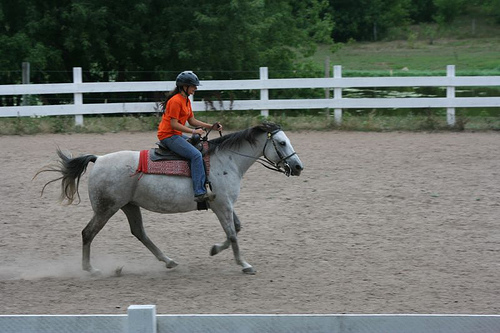
#> input picture test.jpg, 500 x 333 px, given in place of img_00c55347b9ce.jpg, which was not available
$ python visualize.py
#> lines starting #> are read from the running program, lines starting #| are printed output that depends on the picture
### ObjectDetectionFromScratch/utils/dataset.py
"""Đọc ảnh và nhãn, biến đổi đồng thời ảnh và hộp bao."""

import json
import random
from pathlib import Path

import numpy as np
from PIL import Image, ImageEnhance, ImageOps


Box = tuple[float, float, float, float]
IMAGENET_MEAN = (0.485, 0.456, 0.406)
IMAGENET_STD = (0.229, 0.224, 0.225)


# [9 lines left out: function image_to_tensor, not called in this run]


def resize_sample(image: Image.Image, boxes: list[Box], size: int):
    """Resize về ảnh vuông và đổi tọa độ box theo từng trục."""
    scale_x = size / image.width
    scale_y = size / image.height
    resized_boxes = [
        (x1 * scale_x, y1 * scale_y, x2 * scale_x, y2 * scale_y)
        for x1, y1, x2, y2 in boxes
    ]
    return image.resize((size, size), Image.Resampling.BILINEAR), resized_boxes


def flip_sample(image: Image.Image, boxes: list[Box]):
    """Lật ngang ảnh và phản chiếu box theo trục dọc ở giữa ảnh."""
    width = image.width
    flipped_boxes = [(width - x2, y1, width - x1, y2) for x1, y1, x2, y2 in boxes]
    return image.transpose(Image.Transpose.FLIP_LEFT_RIGHT), flipped_boxes


def load_annotations(json_path):
    """Đọc nhãn và nhóm box theo ID ảnh, kể cả ảnh không có box."""
    with Path(json_path).open(encoding="utf-8") as file:
#> (reads splits/train.json from the repository)
        data = json.load(file)
    classes = data["classes"]
    class_indices = {name: index for index, name in enumerate(classes)}
    records = {
        image["id"]: {**image, "boxes": [], "labels": []}
        for image in data["images"]
    }
    for annotation in data["annotations"]:
        record = records[annotation["image_id"]]
        record["boxes"].append(tuple(map(float, annotation["bbox"])))
        record["labels"].append(class_indices[annotation["class"]])
    return classes, list(records.values())


# [22 lines left out: function crop_sample, not called in this run]


class DetectionDataset:
    """Đọc mẫu theo chỉ số; DataLoader gọi __len__ và __getitem__."""

    def __init__(self, json_path, image_dir, img_size=512, train=False,
                 color_jitter=True, random_crop=True, hflip=True,
                 multi_scale=False, mixup=True):
        if img_size <= 0:
            raise ValueError("Kích thước ảnh phải dương.")
        self.classes, self.records = load_annotations(json_path)
#> (reads splits/val.json from the repository)
        self.image_dir = Path(image_dir)
        self.img_size = img_size
        self.train = train
        self.color_jitter = color_jitter and train
        self.random_crop = random_crop and train
        self.hflip = hflip and train
        self.multi_scale = multi_scale and train
        self.mixup = mixup and train
        self.multi_scale_sizes = list(range(320, 705, 32))
        self._epoch_img_size = None

    def __len__(self):
        return len(self.records)

    def read_original(self, index):
#> called with index = 18
        record = self.records[index]
        name = Path(record.get("file_name", record["id"]))
        candidates = (
            self.image_dir / name.name,
            self.image_dir / name,
            self.image_dir / Path(record["id"]).name,
        )
        path = next((path for path in candidates if path.is_file()), candidates[0])
        with Image.open(path) as source:
#> source is the input picture: PIL image 500x333 RGB; mean R, G, B 106.7, 111.6, 105.4
            image = source.convert("RGB")
        return image, {
            "image_id": record["id"],
            "orig_size": (image.height, image.width),
            "boxes": list(record["boxes"]),
            "labels": list(record["labels"]),
        }

    # [102 lines left out: functions _prepare, _mosaic, __getitem__, erase_patch, collate_fn, not called in this run]

### ObjectDetectionFromScratch/tools/visualize.py
"""Lưu ảnh gốc, ảnh resize và ảnh lật ngang để kiểm tra nhãn."""

import argparse
from pathlib import Path

from PIL import Image, ImageDraw

from utils.dataset import DetectionDataset, flip_sample, resize_sample


PROJECT_ROOT = Path(__file__).resolve().parents[1]
COLORS = ("#33ddff", "#ffcf44", "#64ff9d", "#ff96df", "#ff8855")


def draw_boxes(image, target, classes):
    result = image.copy()
    draw = ImageDraw.Draw(result)
    for box, label in zip(target["boxes"], target["labels"]):
        color = COLORS[label % len(COLORS)]
        draw.rectangle(box, outline=color, width=3)
        draw.text((box[0] + 3, box[1] + 3), classes[label], fill=color,
                  stroke_width=2, stroke_fill="black")
    return result


def main():
    parser = argparse.ArgumentParser(description=__doc__)
    parser.add_argument("--data-root", type=Path, default=PROJECT_ROOT / "public")
    parser.add_argument("--index", type=int, help="Chỉ số ảnh train, bắt đầu từ 0.")
    parser.add_argument("--image-size", type=int, default=512)
    args = parser.parse_args()

    train = DetectionDataset(args.data_root / "annotations/train.json",
                             args.data_root / "train/images", args.image_size)
    val = DetectionDataset(args.data_root / "annotations/val.json",
                           args.data_root / "val/images", args.image_size)
    index = args.index
    if index is None:
        index = next(
            (i for i, record in enumerate(train.records) if len(record["boxes"]) >= 2),
            0,
        )
    if not 0 <= index < len(train):
        parser.error(f"--index phải nằm trong khoảng 0 đến {len(train) - 1}.")

    original, target = train.read_original(index)
#> target = {'image_id': 'img_00c55347b9ce.jpg', 'orig_size': (333, 500), 'boxes': [(152, 201, 278, 371), (272, 231, 347, 381), (397, 87, 500, 123), (275, 91, 366, 114), (85, 81, 181, 118)], 'labels': [2, 2, 1, 1, 1]}
    resized, resized_boxes = resize_sample(original, target["boxes"], args.image_size)
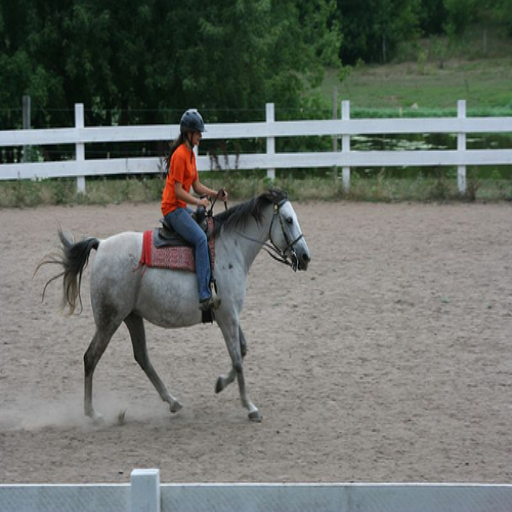
#> resized: PIL image 512x512 RGB; mean R, G, B 106.7, 111.6, 105.4
#> resized_boxes = [(155.6, 309, 284.7, 570.4), (278.5, 355.2, 355.3, 585.8), (406.5, 133.8, 512, 189.1), (281.6, 139.9, 374.8, 175.3), (87.04, 124.5, 185.3, 181.4)]
    flipped, flipped_boxes = flip_sample(resized, resized_boxes)
#> in flip_sample, `flipped_boxes = [(width - x2, y1, width - x1, y2) for x1, y1, x2, y2 i..`: flipped_boxes = [(227.3, 309, 356.4, 570.4), (156.7, 355.2, 233.5, 585.8), (0, 133.8, 105.5, 189.1), (137.2, 139.9, 230.4, 175.3), (326.7, 124.5, 425, 181.4)]
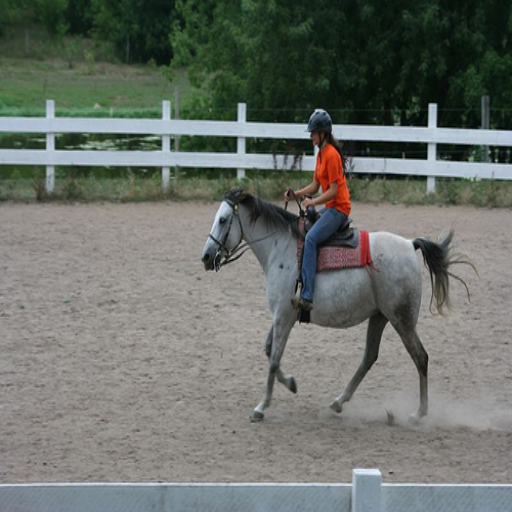
#> flipped: PIL image 512x512 RGB; mean R, G, B 106.7, 111.6, 105.4
    panels = (
        ("Original", original, target),
        ("Resized", resized, {**target, "boxes": resized_boxes}),
        ("Horizontal flip", flipped, {**target, "boxes": flipped_boxes}),
    )
    panel_width = max(image.width for _, image, _ in panels)
#> panel_width = 512
    panel_height = max(image.height for _, image, _ in panels)
#> panel_height = 512
    preview = Image.new("RGB", (panel_width * len(panels), panel_height + 28), "#17202b")
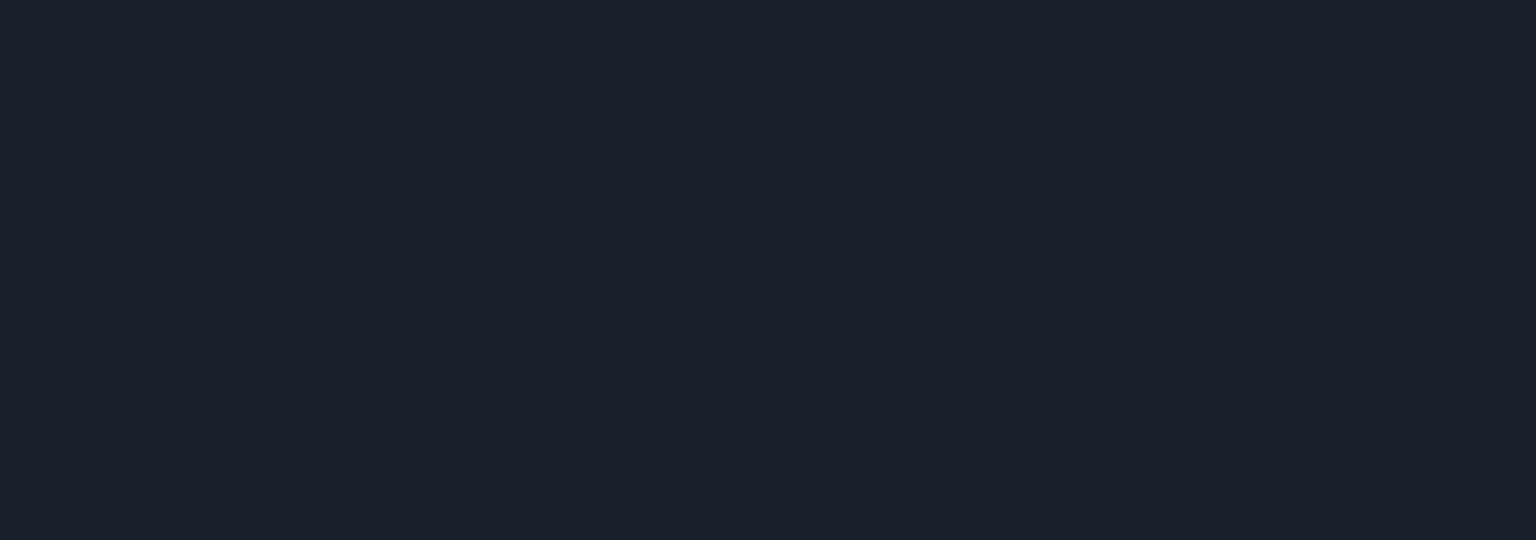
#> preview: PIL image 1536x540 RGB; mean R, G, B 23, 32, 43
    draw = ImageDraw.Draw(preview)
    for column, (title, image, annotations) in enumerate(panels):
        x = column * panel_width
        draw.text((x + 8, 7), title, fill="white")
        preview.paste(draw_boxes(image, annotations, train.classes), (x, 28))
#> this loop made 3 passes
#> (title, x) on passes 1 to 3: ('Original', 0), ('Resized', 512), ('Horizontal flip', 1024)
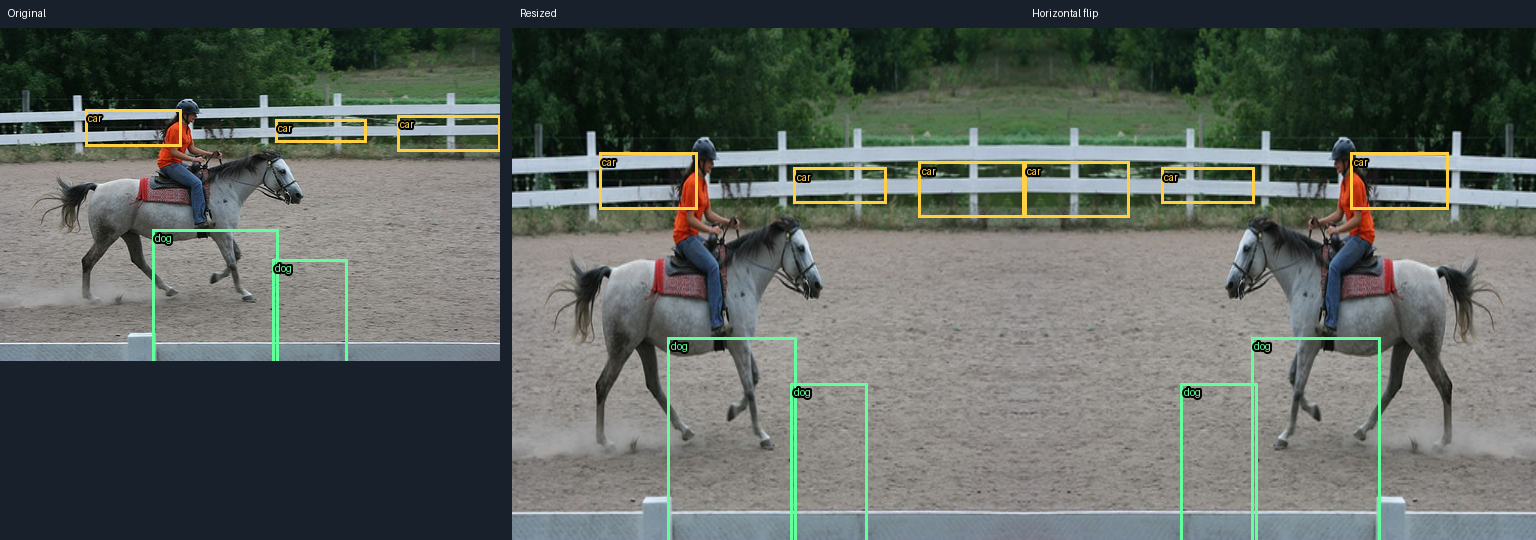
#> preview: PIL image 1536x540 RGB; mean R, G, B 93.8, 100.2, 94.9

    output_dir = PROJECT_ROOT / "runs"
    output_dir.mkdir(exist_ok=True)
    output = output_dir / "dataset_preview.png"
    preview.save(output)
    print(f"Train: {len(train):,} ảnh | Validation: {len(val):,} ảnh")
    print(f"Ảnh train [{index}]: {target['image_id']} | {len(target['boxes'])} hộp")
#| Ảnh train [18]: img_00c55347b9ce.jpg | 5 hộp
    print(f"Kích thước: {original.size} → {resized.size}")
#| Kích thước: (500, 333) → (512, 512)
    print(f"Ảnh kiểm tra: {output}")
    print("Hãy mở ảnh và kiểm tra hộp vẫn bám đúng vật thể ở cả ba cột.")


if __name__ == "__main__":
    main()
